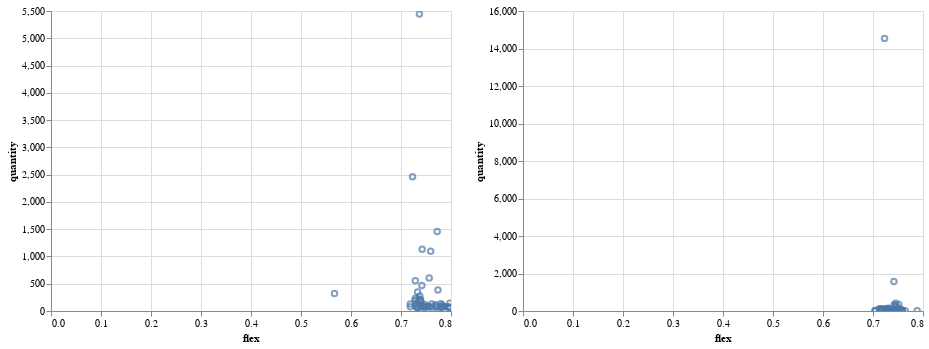

The cell this chart's notebook holds for it:
### Code cell
ci = alt.Chart(i).mark_point().encode(
x = 'flex',
y = 'quantity').interactive()

cf = alt.Chart(f).mark_point().encode(
x = 'flex',
y = 'quantity').interactive()

ci | cf
